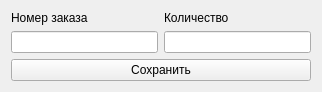
<?xml version="1.0" encoding="UTF-8"?>
<ui version="4.0">
 <class>Form</class>
 <widget class="QWidget" name="Form">
  <property name="geometry">
   <rect>
    <x>0</x>
    <y>0</y>
    <width>322</width>
    <height>91</height>
   </rect>
  </property>
  <property name="windowTitle">
   <string>Добавление заказа</string>
  </property>
  <layout class="QGridLayout" name="gridLayout">
   <item row="1" column="1">
    <widget class="QLineEdit" name="lineEdit_amount"/>
   </item>
   <item row="0" column="0">
    <widget class="QLabel" name="label">
     <property name="text">
      <string>Номер заказа</string>
     </property>
    </widget>
   </item>
   <item row="0" column="1">
    <widget class="QLabel" name="label_2">
     <property name="text">
      <string>Количество</string>
     </property>
    </widget>
   </item>
   <item row="1" column="0">
    <widget class="QLineEdit" name="lineEdit_order_id"/>
   </item>
   <item row="2" column="0" colspan="2">
    <widget class="QPushButton" name="pushButton_save">
     <property name="text">
      <string>Сохранить</string>
     </property>
    </widget>
   </item>
  </layout>
 </widget>
 <resources/>
 <connections/>
</ui>
